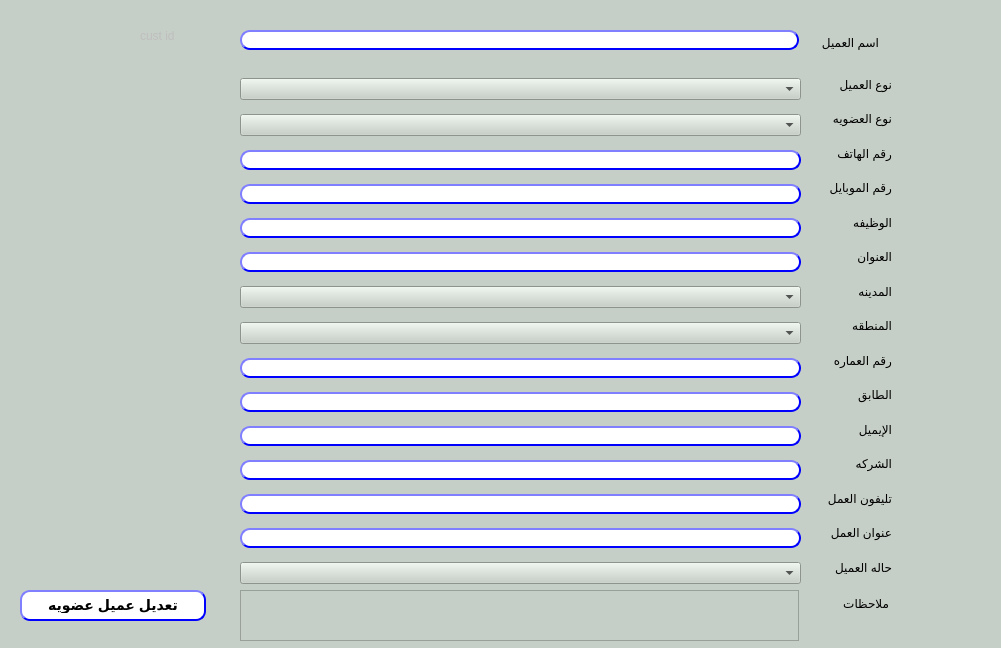
<?xml version="1.0" encoding="UTF-8"?>
<ui version="4.0">
 <class>Dialog</class>
 <widget class="QDialog" name="Dialog">
  <property name="geometry">
   <rect>
    <x>0</x>
    <y>0</y>
    <width>1001</width>
    <height>648</height>
   </rect>
  </property>
  <property name="acceptDrops">
   <bool>false</bool>
  </property>
  <property name="windowTitle">
   <string>تعديل عميل</string>
  </property>
  <property name="autoFillBackground">
   <bool>false</bool>
  </property>
  <property name="styleSheet">
   <string notr="true">background-color: rgb(198, 207, 199);</string>
  </property>
  <widget class="QWidget" name="verticalLayoutWidget">
   <property name="geometry">
    <rect>
     <x>811</x>
     <y>70</y>
     <width>81</width>
     <height>511</height>
    </rect>
   </property>
   <layout class="QVBoxLayout" name="verticalLayout">
    <item>
     <widget class="QLabel" name="label_17">
      <property name="text">
       <string>نوع العميل</string>
      </property>
     </widget>
    </item>
    <item>
     <widget class="QLabel" name="label_14">
      <property name="text">
       <string>نوع العضويه</string>
      </property>
     </widget>
    </item>
    <item>
     <widget class="QLabel" name="label_2">
      <property name="text">
       <string>رقم الهاتف</string>
      </property>
     </widget>
    </item>
    <item>
     <widget class="QLabel" name="label">
      <property name="text">
       <string>رقم الموبايل</string>
      </property>
     </widget>
    </item>
    <item>
     <widget class="QLabel" name="label_4">
      <property name="text">
       <string>الوظيفه</string>
      </property>
     </widget>
    </item>
    <item>
     <widget class="QLabel" name="label_6">
      <property name="text">
       <string>العنوان</string>
      </property>
     </widget>
    </item>
    <item>
     <widget class="QLabel" name="label_5">
      <property name="text">
       <string>المدينه</string>
      </property>
     </widget>
    </item>
    <item>
     <widget class="QLabel" name="label_8">
      <property name="text">
       <string>المنطقه</string>
      </property>
     </widget>
    </item>
    <item>
     <widget class="QLabel" name="label_7">
      <property name="text">
       <string>رقم العماره</string>
      </property>
     </widget>
    </item>
    <item>
     <widget class="QLabel" name="label_9">
      <property name="text">
       <string>الطابق</string>
      </property>
     </widget>
    </item>
    <item>
     <widget class="QLabel" name="label_10">
      <property name="text">
       <string>اﻹيميل</string>
      </property>
     </widget>
    </item>
    <item>
     <widget class="QLabel" name="label_11">
      <property name="text">
       <string>الشركه</string>
      </property>
     </widget>
    </item>
    <item>
     <widget class="QLabel" name="label_13">
      <property name="text">
       <string>تليفون العمل</string>
      </property>
     </widget>
    </item>
    <item>
     <widget class="QLabel" name="label_12">
      <property name="text">
       <string>عنوان العمل</string>
      </property>
     </widget>
    </item>
    <item>
     <widget class="QLabel" name="label_15">
      <property name="text">
       <string>حاله العميل</string>
      </property>
     </widget>
    </item>
   </layout>
  </widget>
  <widget class="QWidget" name="verticalLayoutWidget_2">
   <property name="geometry">
    <rect>
     <x>240</x>
     <y>70</y>
     <width>561</width>
     <height>523</height>
    </rect>
   </property>
   <layout class="QVBoxLayout" name="verticalLayout_2">
    <item>
     <widget class="QComboBox" name="CMB_custGroup">
      <property name="duplicatesEnabled">
       <bool>true</bool>
      </property>
     </widget>
    </item>
    <item>
     <widget class="QComboBox" name="CMB_loyalityType">
      <property name="duplicatesEnabled">
       <bool>true</bool>
      </property>
     </widget>
    </item>
    <item>
     <widget class="QLineEdit" name="lE_phone">
      <property name="styleSheet">
       <string notr="true">QLineEdit{
                                        background-color: white;
                                        border-style: outset;
                                        border-width: 2px;
                                        border-radius: 10px;
                                        border-color: blue;
                                        min-width: 6em;
                                        }
                                        QLineEdit:hover {
                                        background: qradialgradient(
                                        cx: 0.3, cy: -0.4, fx: 0.3, fy: -0.4,
                                        radius: 1.35, stop: 0 #fff, stop: 1 #bbb
                                        );
                                        }
                                       QLineEdit:pressed {
                                        border-style: inset;
                                        background: qradialgradient(
                                        cx: 0.4, cy: -0.1, fx: 0.4, fy: -0.1,
                                        radius: 1.35, stop: 0 #fff, stop: 1 #ddd
                                        );
                                        }
                                    </string>
      </property>
     </widget>
    </item>
    <item>
     <widget class="QLineEdit" name="lE_mobile">
      <property name="styleSheet">
       <string notr="true">QLineEdit{
                                        background-color: white;
                                        border-style: outset;
                                        border-width: 2px;
                                        border-radius: 10px;
                                        border-color: blue;
                                        min-width: 6em;
                                        }
                                        QLineEdit:hover {
                                        background: qradialgradient(
                                        cx: 0.3, cy: -0.4, fx: 0.3, fy: -0.4,
                                        radius: 1.35, stop: 0 #fff, stop: 1 #bbb
                                        );
                                        }
                                       QLineEdit:pressed {
                                        border-style: inset;
                                        background: qradialgradient(
                                        cx: 0.4, cy: -0.1, fx: 0.4, fy: -0.1,
                                        radius: 1.35, stop: 0 #fff, stop: 1 #ddd
                                        );
                                        }
                                    </string>
      </property>
     </widget>
    </item>
    <item>
     <widget class="QLineEdit" name="LE_job">
      <property name="styleSheet">
       <string notr="true">QLineEdit{
                                        background-color: white;
                                        border-style: outset;
                                        border-width: 2px;
                                        border-radius: 10px;
                                        border-color: blue;
                                        min-width: 6em;
                                        }
                                        QLineEdit:hover {
                                        background: qradialgradient(
                                        cx: 0.3, cy: -0.4, fx: 0.3, fy: -0.4,
                                        radius: 1.35, stop: 0 #fff, stop: 1 #bbb
                                        );
                                        }
                                       QLineEdit:pressed {
                                        border-style: inset;
                                        background: qradialgradient(
                                        cx: 0.4, cy: -0.1, fx: 0.4, fy: -0.1,
                                        radius: 1.35, stop: 0 #fff, stop: 1 #ddd
                                        );
                                        }
                                    </string>
      </property>
     </widget>
    </item>
    <item>
     <widget class="QLineEdit" name="LE_address">
      <property name="styleSheet">
       <string notr="true">QLineEdit{
                                        background-color: white;
                                        border-style: outset;
                                        border-width: 2px;
                                        border-radius: 10px;
                                        border-color: blue;
                                        min-width: 6em;
                                        }
                                        QLineEdit:hover {
                                        background: qradialgradient(
                                        cx: 0.3, cy: -0.4, fx: 0.3, fy: -0.4,
                                        radius: 1.35, stop: 0 #fff, stop: 1 #bbb
                                        );
                                        }
                                       QLineEdit:pressed {
                                        border-style: inset;
                                        background: qradialgradient(
                                        cx: 0.4, cy: -0.1, fx: 0.4, fy: -0.1,
                                        radius: 1.35, stop: 0 #fff, stop: 1 #ddd
                                        );
                                        }
                                    </string>
      </property>
     </widget>
    </item>
    <item>
     <widget class="QComboBox" name="CMB_city">
      <property name="duplicatesEnabled">
       <bool>true</bool>
      </property>
     </widget>
    </item>
    <item>
     <widget class="QComboBox" name="CMB_district">
      <property name="duplicatesEnabled">
       <bool>true</bool>
      </property>
     </widget>
    </item>
    <item>
     <widget class="QLineEdit" name="LE_building">
      <property name="styleSheet">
       <string notr="true">QLineEdit{
                                        background-color: white;
                                        border-style: outset;
                                        border-width: 2px;
                                        border-radius: 10px;
                                        border-color: blue;
                                        min-width: 6em;
                                        }
                                        QLineEdit:hover {
                                        background: qradialgradient(
                                        cx: 0.3, cy: -0.4, fx: 0.3, fy: -0.4,
                                        radius: 1.35, stop: 0 #fff, stop: 1 #bbb
                                        );
                                        }
                                       QLineEdit:pressed {
                                        border-style: inset;
                                        background: qradialgradient(
                                        cx: 0.4, cy: -0.1, fx: 0.4, fy: -0.1,
                                        radius: 1.35, stop: 0 #fff, stop: 1 #ddd
                                        );
                                        }
                                    </string>
      </property>
     </widget>
    </item>
    <item>
     <widget class="QLineEdit" name="LE_floor">
      <property name="styleSheet">
       <string notr="true">QLineEdit{
                                        background-color: white;
                                        border-style: outset;
                                        border-width: 2px;
                                        border-radius: 10px;
                                        border-color: blue;
                                        min-width: 6em;
                                        }
                                        QLineEdit:hover {
                                        background: qradialgradient(
                                        cx: 0.3, cy: -0.4, fx: 0.3, fy: -0.4,
                                        radius: 1.35, stop: 0 #fff, stop: 1 #bbb
                                        );
                                        }
                                       QLineEdit:pressed {
                                        border-style: inset;
                                        background: qradialgradient(
                                        cx: 0.4, cy: -0.1, fx: 0.4, fy: -0.1,
                                        radius: 1.35, stop: 0 #fff, stop: 1 #ddd
                                        );
                                        }
                                    </string>
      </property>
     </widget>
    </item>
    <item>
     <widget class="QLineEdit" name="LE_email">
      <property name="styleSheet">
       <string notr="true">QLineEdit{
                                        background-color: white;
                                        border-style: outset;
                                        border-width: 2px;
                                        border-radius: 10px;
                                        border-color: blue;
                                        min-width: 6em;
                                        }
                                        QLineEdit:hover {
                                        background: qradialgradient(
                                        cx: 0.3, cy: -0.4, fx: 0.3, fy: -0.4,
                                        radius: 1.35, stop: 0 #fff, stop: 1 #bbb
                                        );
                                        }
                                       QLineEdit:pressed {
                                        border-style: inset;
                                        background: qradialgradient(
                                        cx: 0.4, cy: -0.1, fx: 0.4, fy: -0.1,
                                        radius: 1.35, stop: 0 #fff, stop: 1 #ddd
                                        );
                                        }
                                    </string>
      </property>
     </widget>
    </item>
    <item>
     <widget class="QLineEdit" name="LE_company">
      <property name="styleSheet">
       <string notr="true">QLineEdit{
                                        background-color: white;
                                        border-style: outset;
                                        border-width: 2px;
                                        border-radius: 10px;
                                        border-color: blue;
                                        min-width: 6em;
                                        }
                                        QLineEdit:hover {
                                        background: qradialgradient(
                                        cx: 0.3, cy: -0.4, fx: 0.3, fy: -0.4,
                                        radius: 1.35, stop: 0 #fff, stop: 1 #bbb
                                        );
                                        }
                                       QLineEdit:pressed {
                                        border-style: inset;
                                        background: qradialgradient(
                                        cx: 0.4, cy: -0.1, fx: 0.4, fy: -0.1,
                                        radius: 1.35, stop: 0 #fff, stop: 1 #ddd
                                        );
                                        }
                                    </string>
      </property>
     </widget>
    </item>
    <item>
     <widget class="QLineEdit" name="LE_workPhone">
      <property name="styleSheet">
       <string notr="true">QLineEdit{
                                        background-color: white;
                                        border-style: outset;
                                        border-width: 2px;
                                        border-radius: 10px;
                                        border-color: blue;
                                        min-width: 6em;
                                        }
                                        QLineEdit:hover {
                                        background: qradialgradient(
                                        cx: 0.3, cy: -0.4, fx: 0.3, fy: -0.4,
                                        radius: 1.35, stop: 0 #fff, stop: 1 #bbb
                                        );
                                        }
                                       QLineEdit:pressed {
                                        border-style: inset;
                                        background: qradialgradient(
                                        cx: 0.4, cy: -0.1, fx: 0.4, fy: -0.1,
                                        radius: 1.35, stop: 0 #fff, stop: 1 #ddd
                                        );
                                        }
                                    </string>
      </property>
     </widget>
    </item>
    <item>
     <widget class="QLineEdit" name="LE_workAddress">
      <property name="styleSheet">
       <string notr="true">QLineEdit{
                                        background-color: white;
                                        border-style: outset;
                                        border-width: 2px;
                                        border-radius: 10px;
                                        border-color: blue;
                                        min-width: 6em;
                                        }
                                        QLineEdit:hover {
                                        background: qradialgradient(
                                        cx: 0.3, cy: -0.4, fx: 0.3, fy: -0.4,
                                        radius: 1.35, stop: 0 #fff, stop: 1 #bbb
                                        );
                                        }
                                       QLineEdit:pressed {
                                        border-style: inset;
                                        background: qradialgradient(
                                        cx: 0.4, cy: -0.1, fx: 0.4, fy: -0.1,
                                        radius: 1.35, stop: 0 #fff, stop: 1 #ddd
                                        );
                                        }
                                    
                            </string>
      </property>
     </widget>
    </item>
    <item>
     <widget class="QComboBox" name="CMB_status">
      <property name="autoFillBackground">
       <bool>false</bool>
      </property>
      <property name="duplicatesEnabled">
       <bool>true</bool>
      </property>
     </widget>
    </item>
   </layout>
   <zorder>CMB_loyalityType</zorder>
   <zorder>lE_phone</zorder>
   <zorder>LE_job</zorder>
   <zorder>lE_mobile</zorder>
   <zorder>LE_address</zorder>
   <zorder>LE_building</zorder>
   <zorder>LE_floor</zorder>
   <zorder>LE_email</zorder>
   <zorder>LE_company</zorder>
   <zorder>LE_workPhone</zorder>
   <zorder>LE_workAddress</zorder>
   <zorder>CMB_custGroup</zorder>
   <zorder>CMB_status</zorder>
   <zorder>CMB_city</zorder>
   <zorder>CMB_district</zorder>
  </widget>
  <widget class="QPushButton" name="BTN_modifyCustomer">
   <property name="geometry">
    <rect>
     <x>20</x>
     <y>590</y>
     <width>186</width>
     <height>31</height>
    </rect>
   </property>
   <property name="styleSheet">
    <string notr="true">QPushButton{
                                        background-color: white;
                                        border-style: outset;
                                        border-width: 2px;
                                        border-radius: 10px;
                                        border-color: blue;
                                        font: bold 14px;
                                        min-width:6em;
 padding: 6px;
                                       }
                                        QPushButton:hover {
                                        background: qradialgradient(
                                        cx: 0.3, cy: -0.4, fx: 0.3, fy: -0.4,
                                        radius: 1.35, stop: 0 #fff, stop: 1 #bbb
                                        );
                                        }
                                        QPushButton:pressed {
                                        border-style: inset;
                                        background: qradialgradient(
                                        cx: 0.4, cy: -0.1, fx: 0.4, fy: -0.1,
                                        radius: 1.35, stop: 0 #fff, stop: 1 #ddd
                                        );
                                        }
                                    </string>
   </property>
   <property name="text">
    <string>تعديل عميل عضويه</string>
   </property>
  </widget>
  <widget class="QLabel" name="label_3">
   <property name="geometry">
    <rect>
     <x>770</x>
     <y>30</y>
     <width>109</width>
     <height>25</height>
    </rect>
   </property>
   <property name="text">
    <string>اسم العميل</string>
   </property>
  </widget>
  <widget class="QLabel" name="LB_custID">
   <property name="enabled">
    <bool>false</bool>
   </property>
   <property name="geometry">
    <rect>
     <x>140</x>
     <y>20</y>
     <width>91</width>
     <height>31</height>
    </rect>
   </property>
   <property name="text">
    <string>cust id</string>
   </property>
  </widget>
  <widget class="QLineEdit" name="LE_name">
   <property name="enabled">
    <bool>true</bool>
   </property>
   <property name="geometry">
    <rect>
     <x>240</x>
     <y>30</y>
     <width>559</width>
     <height>20</height>
    </rect>
   </property>
   <property name="styleSheet">
    <string notr="true">QLineEdit{
                                        background-color: white;
                                        border-style: outset;
                                        border-width: 2px;
                                        border-radius: 10px;
                                        border-color: blue;
                                        min-width: 6em;
                                        }
                                        QLineEdit:hover {
                                        background: qradialgradient(
                                        cx: 0.3, cy: -0.4, fx: 0.3, fy: -0.4,
                                        radius: 1.35, stop: 0 #fff, stop: 1 #bbb
                                        );
                                        }
                                       QLineEdit:pressed {
                                        border-style: inset;
                                        background: qradialgradient(
                                        cx: 0.4, cy: -0.1, fx: 0.4, fy: -0.1,
                                        radius: 1.35, stop: 0 #fff, stop: 1 #ddd
                                        );
                                        }
                                    </string>
   </property>
  </widget>
  <widget class="QTextEdit" name="LE_notes">
   <property name="geometry">
    <rect>
     <x>240</x>
     <y>590</y>
     <width>559</width>
     <height>51</height>
    </rect>
   </property>
  </widget>
  <widget class="QLabel" name="label_16">
   <property name="geometry">
    <rect>
     <x>810</x>
     <y>590</y>
     <width>79</width>
     <height>26</height>
    </rect>
   </property>
   <property name="text">
    <string>ملاحظات</string>
   </property>
  </widget>
 </widget>
 <resources/>
 <connections/>
</ui>
